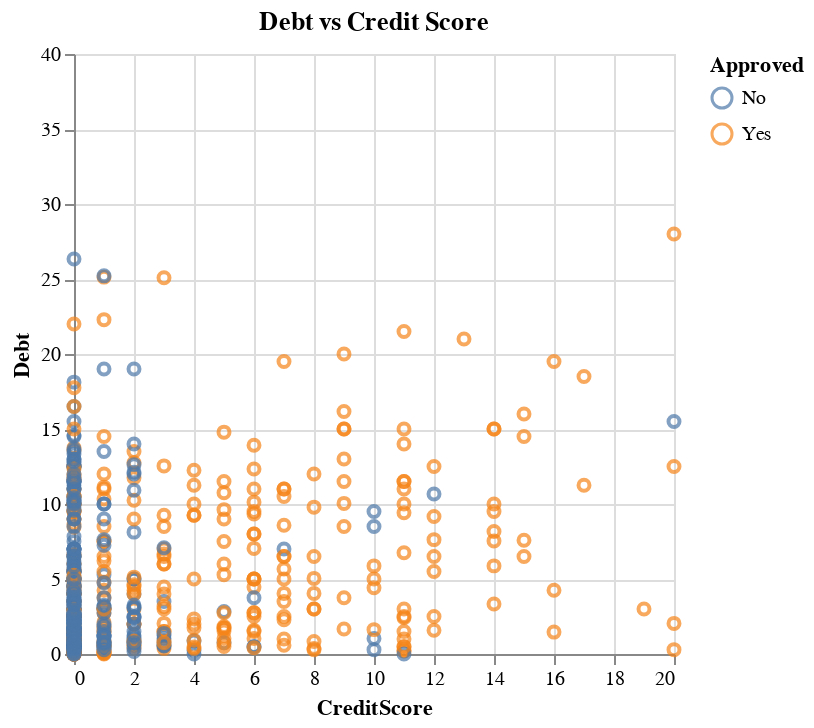

Write notebook code for a chart like this one.
### Code cell
#Debt vs Credit Score
scatterplot_debt_creditscore = alt.Chart(data, title = "Debt vs Credit Score").mark_point().encode(
    y=alt.Y("Debt").title("Debt").scale(domain=[0,40],clamp=True),
    x=alt.X("CreditScore").scale(domain=[0,20],clamp= True),
    color=alt.Color("Approved")
)
scatterplot_debt_creditscore

### Figure 1 — Vega-Lite specification as saved in the notebook (floating-point values rounded to 4 significant figures; data arrays with more than 128 entries replaced by an {"elided": "..."} marker saying what was removed)
{"config": {"view": {"continuousWidth": 300, "continuousHeight": 300}}, "data": {"name": "data-6ce8907e001934dae184b3a258fb1bc8"}, "mark": {"type": "point"}, "encoding": {"color": {"field": "Approved", "type": "nominal"}, "x": {"field": "CreditScore", "scale": {"domain": [0, 20], "clamp": true}, "type": "quantitative"}, "y": {"field": "Debt", "scale": {"domain": [0, 40], "clamp": true}, "title": "Debt", "type": "quantitative"}}, "title": "Debt vs Credit Score", "$schema": "https://vega.github.io/schema/vega-lite/v5.16.3.json", "datasets": {"data-6ce8907e001934dae184b3a258fb1bc8": {"elided": "690 records"}}}
